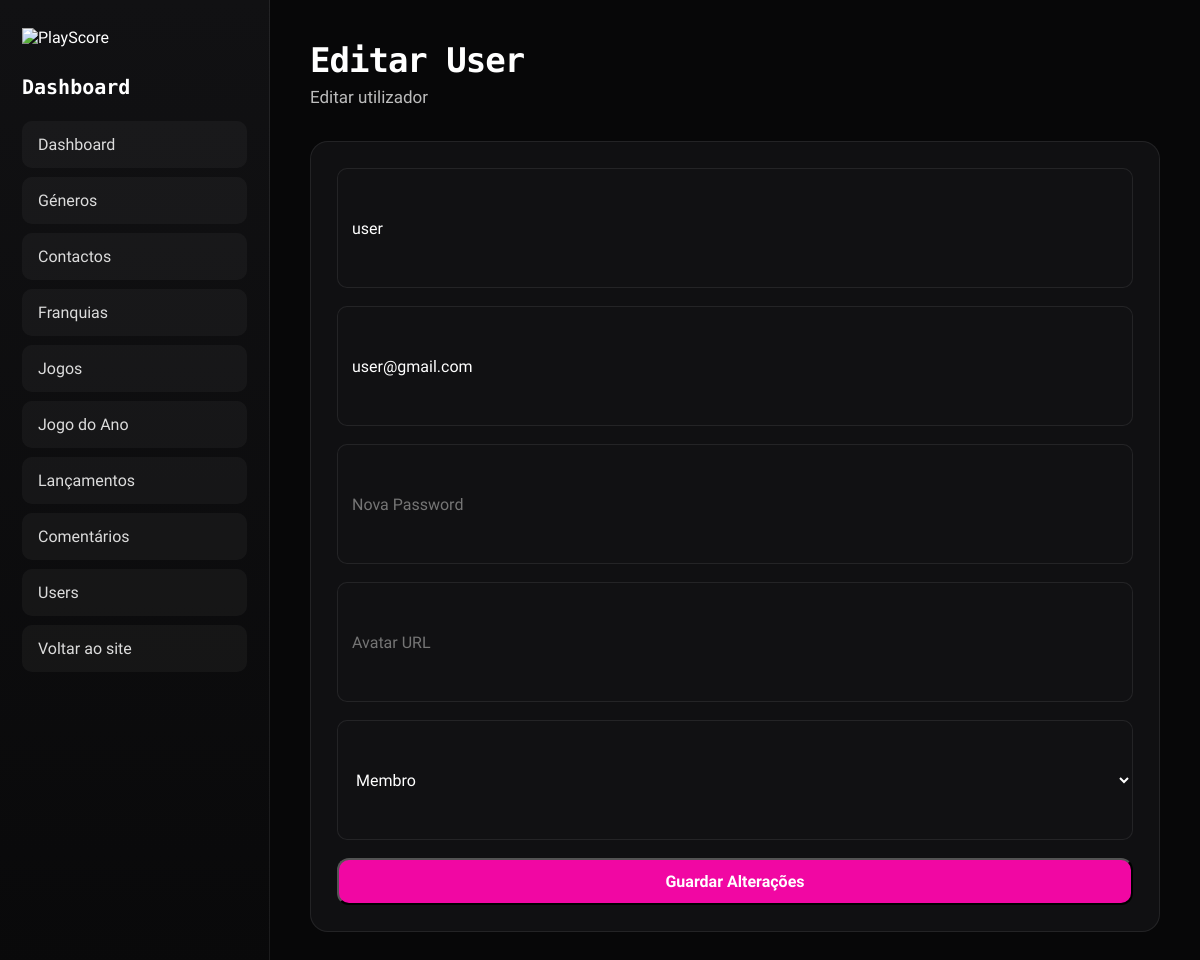
The app's page /Site/admin/dashboard_editar_user.php?id=2 (signed in) with its own data.
### tables this page shows
CREATE TABLE IF NOT EXISTS `users` (
  `id_utilizador` int NOT NULL AUTO_INCREMENT,
  `nome` varchar(100) NOT NULL,
  `email` varchar(150) NOT NULL,
  `avatar_url` text,
  `password_hash` text NOT NULL,
  `tipo_utilizador` enum('admin','membro') DEFAULT 'membro',
  `data_registo` timestamp NULL DEFAULT CURRENT_TIMESTAMP,
  `bio` text,
  PRIMARY KEY (`id_utilizador`),
  UNIQUE KEY `email` (`email`)
);

### Site/admin/dashboard_editar_user.php (the view, shortened to what this page needs)
<?php
include "../conexao.php";
$id = $_GET["id"];
$sql = "SELECT * FROM users WHERE id_utilizador = $id";
$resultado = mysqli_query($conn, $sql);
$user = mysqli_fetch_assoc($resultado);
?>
<!DOCTYPE html>
<html lang="pt">
<head>
    <link rel="stylesheet" href="../css/backoffice.css">
</head>
<body>
    <div class="backoffice">
        <aside class="sidebar">
            <div class="sidebar-logo">
                <img src="../logo/Logo.png" alt="PlayScore">
            </div>
            <h2>Dashboard</h2>
            <a href="dashboard.php">Dashboard</a>
            <nav class="sidebar-menu">
                <a href="dashboard_generos.php">Géneros</a>
                <a href="dashboard_contactos.php">Contactos</a>
                <a href="dashboard_franquia.php">Franquias</a>
                <a href="dashboard_jogos.php">Jogos</a>
                <a href="dashboard_jogoano.php">Jogo do Ano</a>
                <a href="dashboard_lancamento.php">Lançamentos</a>
                <a href="dashboard_comentarios.php">Comentários</a>
                <a href="dashboard_users.php">Users</a>
            </nav>
            <a href="../index.php" class="back-site">Voltar ao site</a>
        </aside>
        <main class="main-content">
            <div class="topbar">
                <div>
                    <h1>Editar User</h1>
                    <p>Editar utilizador</p>
                </div>
            </div>
            <section class="table-card">
                <form method="POST" class="add-form">
                    <input type="text"
                        name="nome"
                        value="<?php echo $user["nome"]; ?>"
                        required>
                    <input type="email"
                        name="email"
                        value="<?php echo $user["email"]; ?>"
                        required>
                    <input type="password"
                        name="password"
                        placeholder="Nova Password">
                    <input type="text"
                        name="avatar_url"
                        value="<?php echo $user["avatar_url"]; ?>"
                        placeholder="Avatar URL">
                    <select name="tipo_utilizador">
                        <option value="membro"
                            <?php if ($user["tipo_utilizador"] == "membro") echo "selected"; ?>>
                            Membro
                        </option>
                    </select>
                    <button type="submit" name="guardar" class="add-btn">
                        Guardar Alterações
                    </button>
                </form>
            </section>
        </main>
    </div>
</body>
</html>

### Site/css/backoffice.css (style rules this page uses)
* { margin: 0; padding: 0; box-sizing: border-box; }
body { background: #070708; color: white; font-family: 'Abel', sans-serif; }
.backoffice { display: flex; min-height: 100vh; }
.sidebar { width: 270px; background: linear-gradient(180deg, #111113, #09090a); padding: 28px 22px; border-right: 1px solid rgba(255,255,255,0.08); }
.sidebar-logo img { width: 150px; margin-bottom: 28px; }
.sidebar h2 { font-family: 'Kode Mono', monospace; font-size: 20px; margin-bottom: 22px; color: #ffffff; }
.sidebar a { display: block; color: #dcdcdc; text-decoration: none; padding: 13px 15px; margin-bottom: 9px; border-radius: 10px; background: rgba(255,255,255,0.04); border: 1px solid transparent; transition: 0.2s ease; }
.main-content { flex: 1; padding: 40px; }
.topbar { display: flex; justify-content: space-between; align-items: center; margin-bottom: 34px; }
.topbar h1 { font-family: 'Kode Mono', monospace; font-size: 34px; letter-spacing: -1px; }
.topbar p { color: #bdbdbd; margin-top: 7px; font-size: 17px; }
.table-card { background: rgba(17,17,19,0.95); border-radius: 18px; padding: 26px; border: 1px solid rgba(255,255,255,0.08); overflow-x: auto; }
.add-form { display: flex; flex-direction: column; gap: 18px; }
.add-form input, .add-form select, .add-form textarea { background: #111113; border: 1px solid rgba(255, 255, 255, 0.08); padding: 14px; border-radius: 10px; color: white; font-family: 'Abel', sans-serif; font-size: 16px; resize: vertical; min-height: 120px; }
.add-btn { background-color: #f107a3; color: white; text-decoration: none; padding: 12px 22px; border-radius: 12px; font-family: 'Abel', sans-serif; font-size: 16px; font-weight: 600; display: inline-flex; align-items: center; justify-content: center; gap: 8px; transition: transform 0.2s ease, box-shadow 0.2s ease, opacity 0.2s ease; }

### records on screen
users: nome "user", email "user@gmail.com", tipo_utilizador "Membro"
